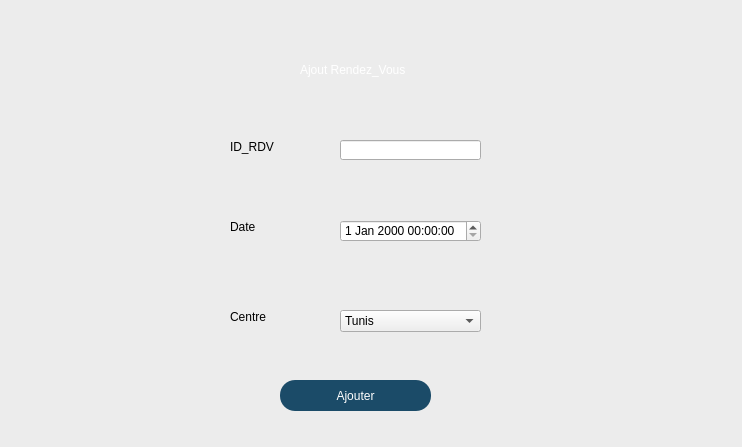
<?xml version="1.0" encoding="UTF-8"?>
<ui version="4.0">
 <class>Ajouter_RDVs</class>
 <widget class="QMainWindow" name="Ajouter_RDVs">
  <property name="geometry">
   <rect>
    <x>0</x>
    <y>0</y>
    <width>742</width>
    <height>447</height>
   </rect>
  </property>
  <property name="windowTitle">
   <string>MainWindow</string>
  </property>
  <widget class="QWidget" name="centralwidget">
   <widget class="QGroupBox" name="groupBox">
    <property name="geometry">
     <rect>
      <x>-10</x>
      <y>-30</y>
      <width>771</width>
      <height>491</height>
     </rect>
    </property>
    <property name="title">
     <string/>
    </property>
    <widget class="QLabel" name="label">
     <property name="geometry">
      <rect>
       <x>240</x>
       <y>170</y>
       <width>47</width>
       <height>14</height>
      </rect>
     </property>
     <property name="text">
      <string>ID_RDV </string>
     </property>
    </widget>
    <widget class="QLabel" name="label_2">
     <property name="geometry">
      <rect>
       <x>240</x>
       <y>250</y>
       <width>47</width>
       <height>14</height>
      </rect>
     </property>
     <property name="text">
      <string>Date </string>
     </property>
    </widget>
    <widget class="QLabel" name="label_5">
     <property name="geometry">
      <rect>
       <x>240</x>
       <y>340</y>
       <width>47</width>
       <height>14</height>
      </rect>
     </property>
     <property name="text">
      <string>Centre </string>
     </property>
    </widget>
    <widget class="QLineEdit" name="ID_RDV">
     <property name="geometry">
      <rect>
       <x>350</x>
       <y>170</y>
       <width>141</width>
       <height>20</height>
      </rect>
     </property>
    </widget>
    <widget class="QComboBox" name="centre_box">
     <property name="geometry">
      <rect>
       <x>350</x>
       <y>340</y>
       <width>141</width>
       <height>22</height>
      </rect>
     </property>
     <property name="editable">
      <bool>false</bool>
     </property>
     <item>
      <property name="text">
       <string>Tunis</string>
      </property>
     </item>
     <item>
      <property name="text">
       <string>Ariena</string>
      </property>
     </item>
    </widget>
    <widget class="QPushButton" name="pushButton_2">
     <property name="geometry">
      <rect>
       <x>290</x>
       <y>410</y>
       <width>151</width>
       <height>31</height>
      </rect>
     </property>
     <property name="styleSheet">
      <string notr="true">background-color:rgb(27, 75, 104);
color:white;
border-radius:15px;</string>
     </property>
     <property name="text">
      <string>Ajouter</string>
     </property>
    </widget>
    <widget class="QLabel" name="label_7">
     <property name="geometry">
      <rect>
       <x>10</x>
       <y>0</y>
       <width>771</width>
       <height>501</height>
      </rect>
     </property>
     <property name="text">
      <string/>
     </property>
     <property name="pixmap">
      <pixmap resource="resources.qrc">:/images/icons/Inter.png</pixmap>
     </property>
    </widget>
    <widget class="QLabel" name="label_8">
     <property name="geometry">
      <rect>
       <x>310</x>
       <y>90</y>
       <width>131</width>
       <height>20</height>
      </rect>
     </property>
     <property name="styleSheet">
      <string notr="true">color:white;</string>
     </property>
     <property name="text">
      <string>Ajout Rendez_Vous</string>
     </property>
    </widget>
    <widget class="QDateTimeEdit" name="Date">
     <property name="geometry">
      <rect>
       <x>350</x>
       <y>250</y>
       <width>141</width>
       <height>22</height>
      </rect>
     </property>
    </widget>
    <zorder>label_7</zorder>
    <zorder>label</zorder>
    <zorder>label_2</zorder>
    <zorder>label_5</zorder>
    <zorder>ID_RDV</zorder>
    <zorder>centre_box</zorder>
    <zorder>pushButton_2</zorder>
    <zorder>label_8</zorder>
    <zorder>Date</zorder>
   </widget>
  </widget>
 </widget>
 <resources>
  <include location="resources.qrc"/>
 </resources>
 <connections/>
</ui>
